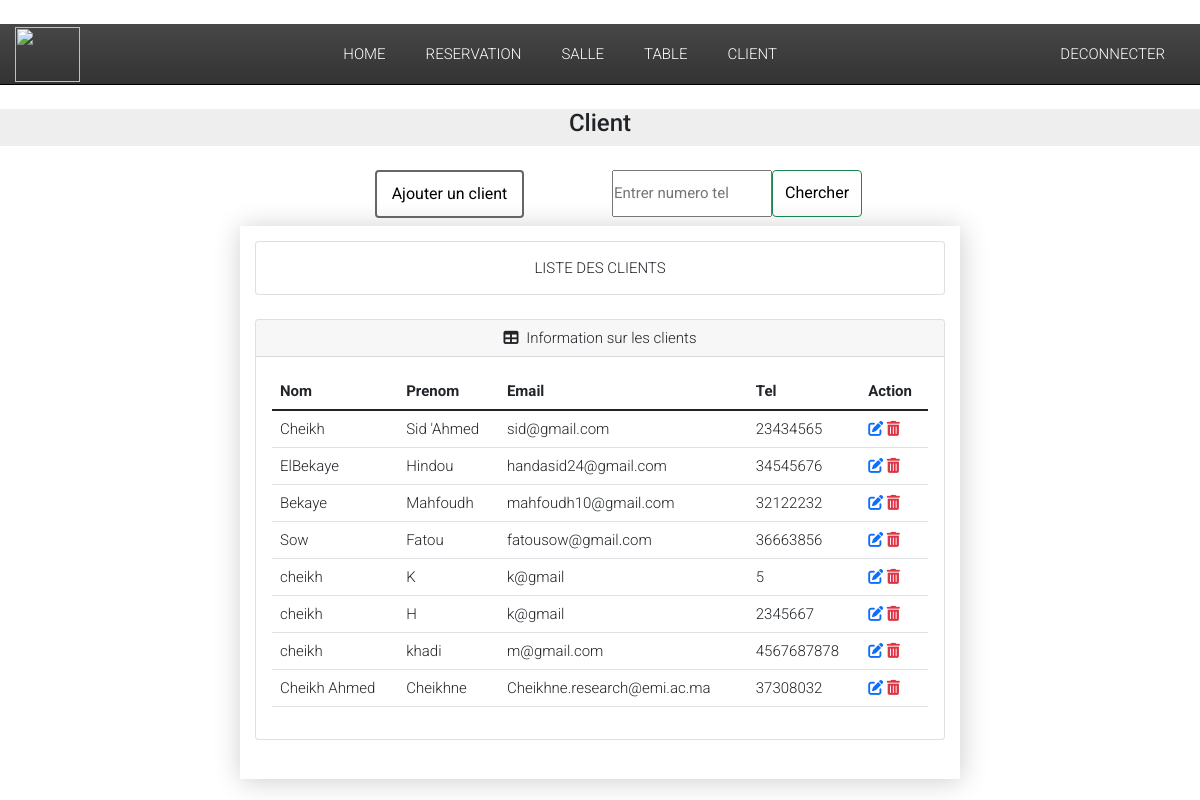
The page /client/ (signed in) on the database as committed earlier.
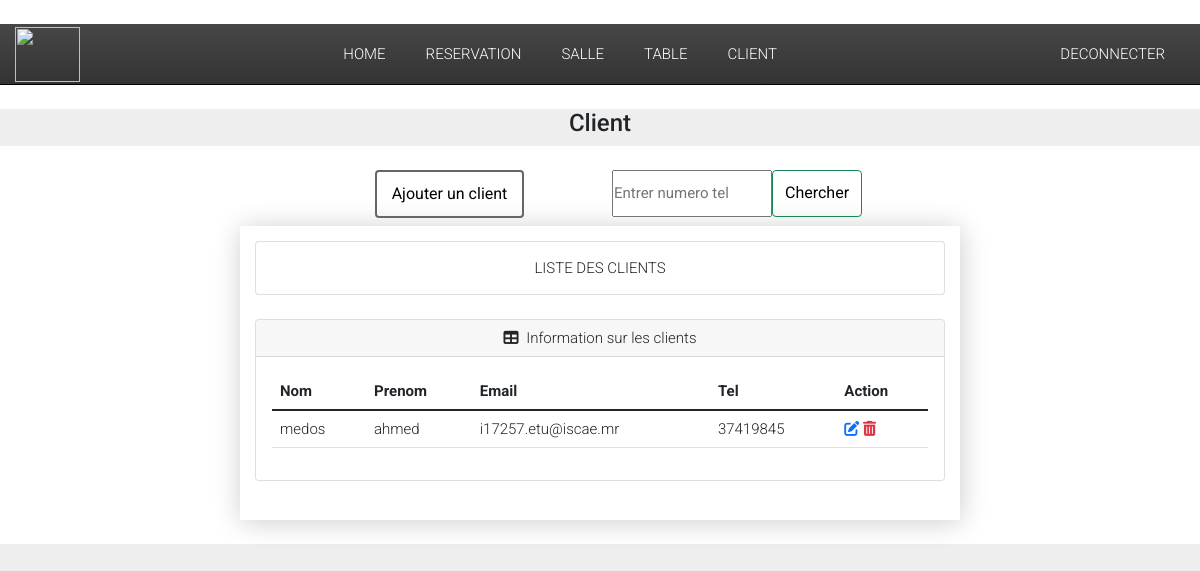
The same page on the database as committed later.
### Reservation/models.py (models this page shows, shortened)
class Client(models.Model):
    nom = models.CharField(max_length=50)
    prenom = models.CharField(max_length=50)
    email = models.EmailField(max_length=50)
    verification = RegexValidator(regex="[1-9]{8}", message="Veuillez entrer un numero correct")
    phone_validator = RegexValidator(regex=r'^(1[1-9]|2[1-2,4,7,8]|3[1-5]|3[7-8]|4[1-9]'
                                       r'|5[1,3-5]|6[1-9]|7[1,3,4,5,7,9]'
                                       r'|8[1-9]|9[1-9]){1}[0-9]{8,9}$',
                                 message="entrer un nombre valide")
    tel = models.IntegerField(validators=[phone_validator])

### Reservation/views.py (the view)
# urls.py: path('client/',views.client, name="client"),
def client(request):
    if not request.user.is_authenticated:
        return redirect('login')
    else:
        client = Client.objects.all()
        return render(request, 'Reservation/Client.html',{'client':client})

### Reservation/templates/Reservation/Client.html (shortened to what this page needs)
{% extends 'Reservation/main.html' %}
{% block content%}
{% load static %}
<!DOCTYPE html>
<html lang="en">
  <head>
	<link rel="stylesheet" href="{% static 'table/css/demo.css' %}">
  </head>
  <body>
<h4><center>  Client  </center></h4>
 <main>
  <div class="row" >
    <div class="col-sm">
    </div>
    <div class="col-sm">
    <center>
    <h6 class=""><a class="btn btn-outline-success text-black border-4px solid green mt-auto align-self-start" href="{% url 'ajout_client' %}">Ajouter un client</a></h6>
    </center>
  </div>
  <div class="col-sm">
    <center>
      <form class="d-flex ml-3" method="POST" action="{% url 'rechercher_client'%}" >
          <input style="width: 160px; height:47px; border-color: green text-black border-11px solid" placeholder="Entrer numero tel"  type="number" aria-label="search"id="tel" name="tel" required>
          <button class= "btn btn-outline-success text-black border-4px solid green background-color-green" type="submit"> Chercher </button>
        </form> </center>
  </div>
  <div class="col-sm"> </div>
</div>
<section class="container cd-table-container">
  <div class="card mb-4">
    <div class="card-body">
        <center>LISTE DES CLIENTS</center>
    </div>
</div>
  <div class="card mb-4">
    <div class="card-header">
      <center><i class="fas fa-table me-1"></i>
        Information sur les clients</center>
    </div>
    <div class="card-body">
        <table  class="table table-hover">
    <thead>
      <tr>
        <th>Nom</th>
        <th>Prenom</th>
        <th>Email</th>
        <th>Tel</th>
        <th>Action</th>
      </tr>
    </thead>
    <tbody>
      {% for items in client %}
      <tr>
        <td>{{items.nom}}</td>
        <td>{{items.prenom}}</td>
        <td>{{items.email}}</td>
        <td>{{items.tel}}</td>
        <td><a  href="{% url 'modifier_client' items.id %}" > <i class="fas fa-edit"></i></a>
          <a class="text-danger" href="/supprimer_client/{{items.id}}/" ><i class="fas fa-trash-alt"></i></a>  </td>
        </tr>
        {% endfor %}
    </tbody>
  </table>
</section>
 </main>
  </body>
</html>
{% endblock %}

Rows that differ between the two databases and show on the page:
removed Client: nom "Cheikh", prenom "Sid 'Ahmed", email "sid@gmail.com", tel "23434565"
removed Client: nom "ElBekaye", prenom "Hindou", email "handasid24@gmail.com", tel "34545676"
removed Client: nom "Bekaye", prenom "Mahfoudh", email "mahfoudh10@gmail.com", tel "32122232"
removed Client: nom "Sow", prenom "Fatou", email "fatousow@gmail.com", tel "36663856"
removed Client: nom "cheikh", prenom "K", email "k@gmail", tel "5"
removed Client: nom "cheikh", prenom "H", email "k@gmail", tel "2345667"
removed Client: nom "cheikh", prenom "khadi", email "m@gmail.com", tel "4567687878"
removed Client: nom "Cheikh Ahmed", prenom "Cheikhne", email "Cheikhne.research@emi.ac.ma", tel "37308032"
added Client: nom "medos", prenom "ahmed", email "i17257.etu@iscae.mr", tel "37419845"
